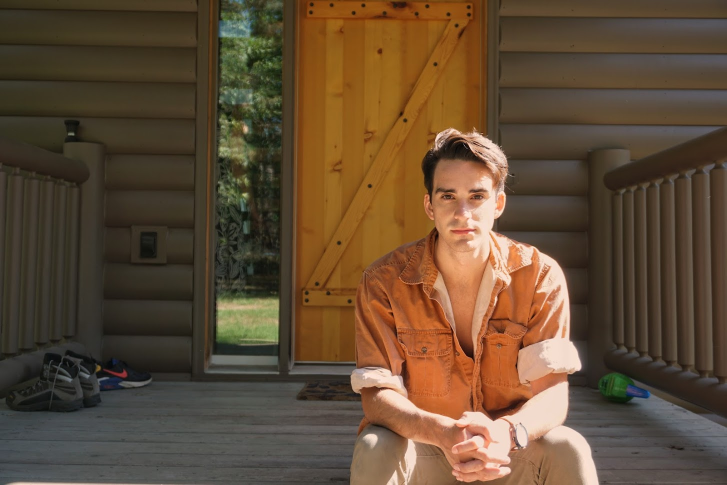
#> input picture Sample_Projects/pfp.jpeg, 1453 x 969 px, found by its file name (shown at 1/2 size)
$ python chapter3.py
#> lines starting #> are read from the running program, lines starting #| are printed output that depends on the picture
import cv2
import numpy

img = cv2.imread("Sample_Projects\pfp.jpeg")
#> img is the input picture: shape (969, 1453, 3); mean B, G, R 53.2, 75.4, 97.1
print(img.shape)
#| (969, 1453, 3)

imgResize = cv2.resize(img, (300, 200))
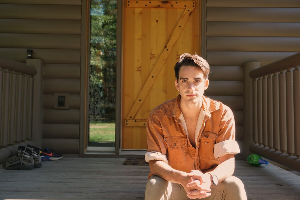
#> imgResize: shape (200, 300, 3); mean B, G, R 53.1, 75.2, 97
print(imgResize.shape)
#| (200, 300, 3)

imgCropped = img[0:200, 200:500]
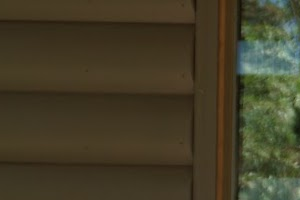
#> imgCropped: shape (200, 300, 3); mean B, G, R 40.2, 62.2, 68.3

cv2.imshow("Image", img)
cv2.imshow("Image Resize", imgResize)
cv2.imshow("Image Cropped", imgCropped)
cv2.waitKey(0)
